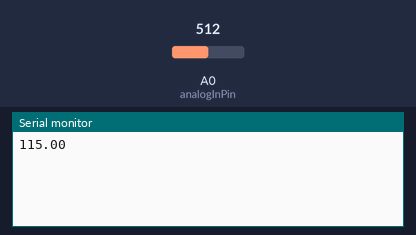
The sketch below on a simulated Arduino Uno, built with avr-gcc and run on an emulated ATmega328P. Parts: the last lines printed to the serial monitor. The inputs (shaded band) are chosen by the test bench; at power-on: A0 (analogInPin) = 512.

Above: at 1.2 s.
1.3 s: A0 (analogInPin) set to 716
At 2.7 s:
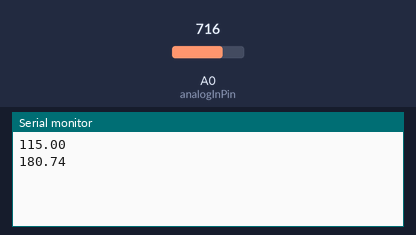
2.8 s: A0 (analogInPin) set to 900
At 5.9 s:
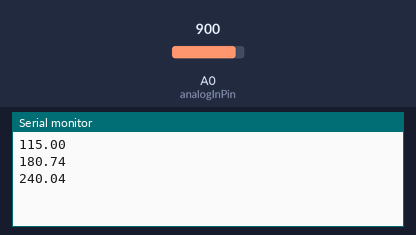
Timing chart, 0 to 7.4 s (numbered marks = the images above; inputs shaded):
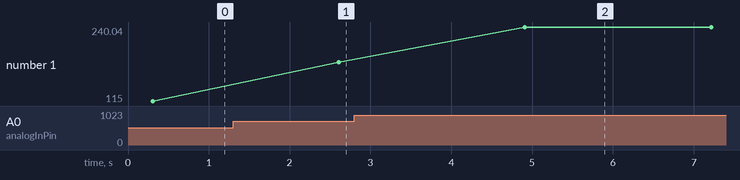

Measured:
- after the input at 1.3 s, the serial monitor: prints a new line after 1.3 s (image 1)
- after the input at 2.8 s, the serial monitor: prints a new line after 2.1 s (image 2)
- plotted number 1: 115 → 180.74 after the input at 1.3 s, 180.74 → 240.04 after the input at 2.8 s

The sketch:

temperature_xively.ino
```cpp
// These constants won't change.  They're used to give names
// to the pins used:
const int analogInPin = A0;  // Analog input pin that the potentiometer is attached to

float sensorValue = 0.0;        // value read from the pot

void setup() {
  // initialize serial communications at 9600 bps:
  Serial.begin(9600);
  analogReference(EXTERNAL);

}

void loop() {
  // read the analog in value:

  sensorValue = readTemp();
  float millivolts = (sensorValue * 3300.0) / 1024.0;
  float temperature = (millivolts - 500.0) / 10.0;

  // print the results to the serial monitor:
  //Serial.print("sensor = " );
  //Serial.println(sensorValue);
  //Serial.print("millivolts = " );
  //Serial.println(millivolts, 2);
  //Serial.print("temperature = " );
  Serial.println(temperature, 2);

  // wait 2 seconds before the next loop
  // for the analog-to-digital converter to settle
  // after the last reading:
  delay(2000);
}

float readTemp(){
  int tempValue = 0;
  for (int i=0;i<30;i++){
    tempValue+=analogRead(analogInPin);
    delay(10);
   }
   float averagedValue = tempValue / 30.0;
 return averagedValue;
}
```
